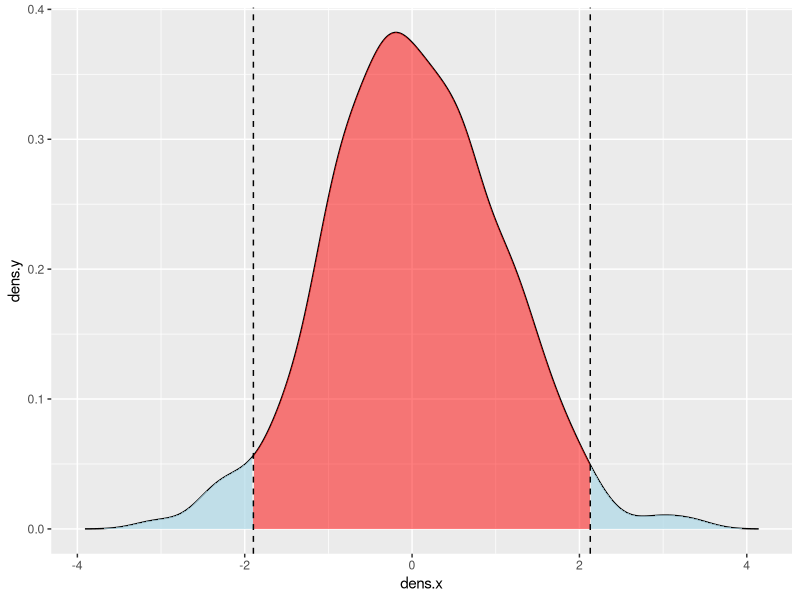

Write R code to recreate this figure.
if (!require('ggplot2')) install.packages('ggplot2'); library('ggplot2')

set.seed(1337)
dens.plot <- function(n = 1000, mean = 0, sd = 1, p.1 = 0.25, p.2 = 0.75)
{
  vec <- rnorm(n = n, mean = mean, sd = sd)
  dens <- density(vec)
  df <- data.frame(dens$x, dens$y)
  
  pp <- quantile(df$dens.x, c(p.1, p.2))
  
  
  ggplot(df,aes(dens.x, dens.y)) +
    geom_line() +
    geom_area(data = subset(df, dens.x < pp[1] & dens.x > min(dens.x)), 
              aes(dens.x, dens.y), fill = "lightblue", alpha = 0.7) +
    geom_area(data = subset(df, dens.x > pp[2] & dens.x < max(dens.x)), 
              aes(dens.x, dens.y), fill = "lightblue", alpha = 0.7) +
    geom_area(data = subset(df, dens.x < pp[2] & dens.x > pp[1]), 
              aes(dens.x, dens.y), fill = "red", alpha = 0.5) +
    geom_vline(xintercept = pp[1], linetype = 2) +
    geom_vline(xintercept = pp[2], linetype = 2)
}
dens.plot()
